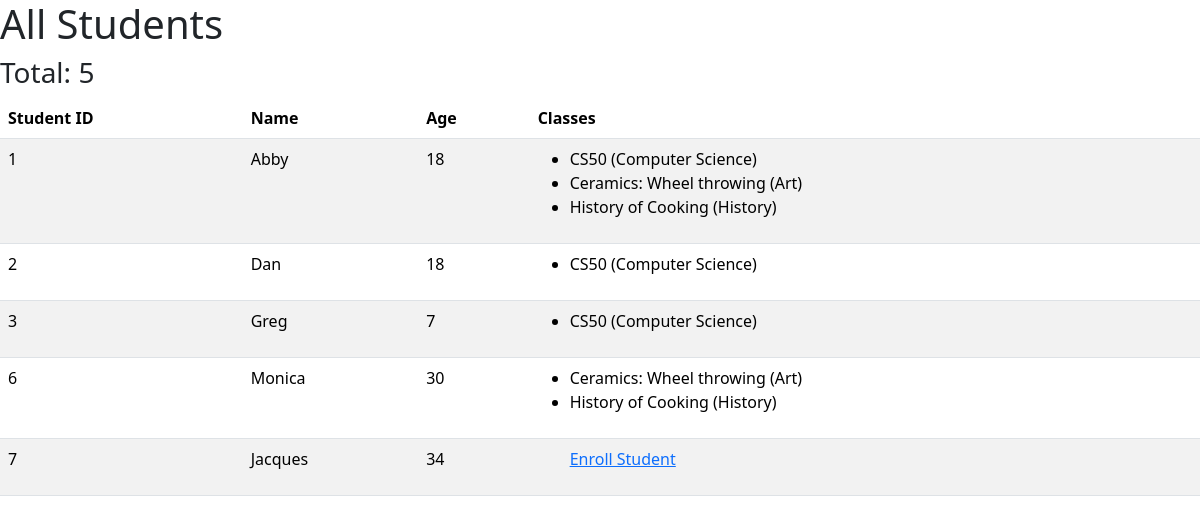
The page /students/ on the database its author committed.
### students/models.py (models this page shows, shortened)
class Student(models.Model):
    name = models.CharField(max_length=10, null=False)
    age = models.IntegerField(validators=[MinValueValidator(1), MaxValueValidator(100)], null=False)
    eye_color = models.CharField(max_length=max([len(c) for c in colors]), choices={color: color for color in colors})

class Class(models.Model):
    name = models.CharField(max_length=100)
    subject = models.CharField(max_length=20)
    duration = models.IntegerField()
    students = models.ManyToManyField(Student, blank=True, related_name="classes")
    def __str__(self):
        return f"{self.name} ({self.subject})"

### students/views.py (the view)
# urls.py: path("", views.index, name="index"),
def index(request):
    return render(request, "students/index.html", {
        "total": Student.objects.count(),
        "students": Student.objects.all()
    })

### students/templates/students/index.html
{% extends "students/layout.html" %}
{% block body %}
    <h1>All Students</h1>
    <h3>Total: {{total}}</h3>
    <table class="table table-striped">
        <thead>
            <tr>
                <th>Student ID</th>
                <th>Name</th>
                <th>Age</th>
                <th>Classes</th>
            </tr>
        </thead>
        <tbody>
            {% for student in students %}
                <tr>
                    <td>{{student.id}}</td>
                    <td>{{student.name}}</td>
                    <td>{{student.age}}</td>
                    <td>
                        <ul>
                            {% for class in student.classes.all %}
                                <li>{{class}}</li>
                            {% empty %}
                                <a href="{% url 'students:enroll' student.id %}">Enroll Student</a>
                            {% endfor %}
                        </ul>
                    </td>
                </tr>
            {% endfor %}
        </tbody>
    </table>
{% endblock %}

### students/templates/students/layout.html (shortened to what this page needs)
<!DOCTYPE html>
<html>
    <head>
        <link href="https://cdn.jsdelivr.net/npm/bootstrap@5.3.3/dist/css/bootstrap.min.css" rel="stylesheet">
    </head>
    <body>
        {% block body %}
        {% endblock %}
    </body>
</html>

### rows shown on the page
Student: id "1", name "Abby", age "18"
Class: name+subject "CS50 (Computer Science)"
Class: name+subject "Ceramics: Wheel throwing (Art)"
Class: name+subject "History of Cooking (History)"
Student: id "2", name "Dan", age "18"
Student: id "3", name "Greg", age "7"
Student: id "6", name "Monica", age "30"
Student: id "7", name "Jacques", age "34"

### other values the page prints
{{ total }} "5"
